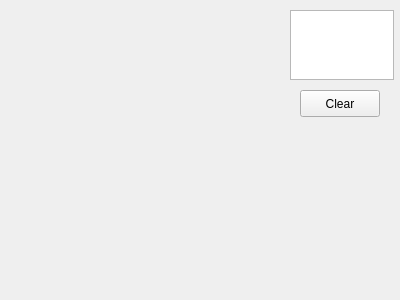
<?xml version="1.0" encoding="UTF-8"?>
<ui version="4.0">
 <class>MainWindow</class>
 <widget class="QMainWindow" name="MainWindow">
  <property name="geometry">
   <rect>
    <x>0</x>
    <y>0</y>
    <width>400</width>
    <height>300</height>
   </rect>
  </property>
  <property name="minimumSize">
   <size>
    <width>400</width>
    <height>300</height>
   </size>
  </property>
  <property name="maximumSize">
   <size>
    <width>400</width>
    <height>300</height>
   </size>
  </property>
  <property name="windowTitle">
   <string>MainWindow</string>
  </property>
  <widget class="QWidget" name="centralWidget">
   <widget class="QPlainTextEdit" name="plainTextEdit">
    <property name="geometry">
     <rect>
      <x>290</x>
      <y>10</y>
      <width>104</width>
      <height>70</height>
     </rect>
    </property>
    <property name="focusPolicy">
     <enum>Qt::NoFocus</enum>
    </property>
    <property name="readOnly">
     <bool>true</bool>
    </property>
   </widget>
   <widget class="QPushButton" name="pushButton">
    <property name="geometry">
     <rect>
      <x>300</x>
      <y>90</y>
      <width>80</width>
      <height>27</height>
     </rect>
    </property>
    <property name="focusPolicy">
     <enum>Qt::ClickFocus</enum>
    </property>
    <property name="text">
     <string>Clear</string>
    </property>
   </widget>
  </widget>
 </widget>
 <layoutdefault spacing="6" margin="11"/>
 <resources/>
 <connections/>
</ui>
